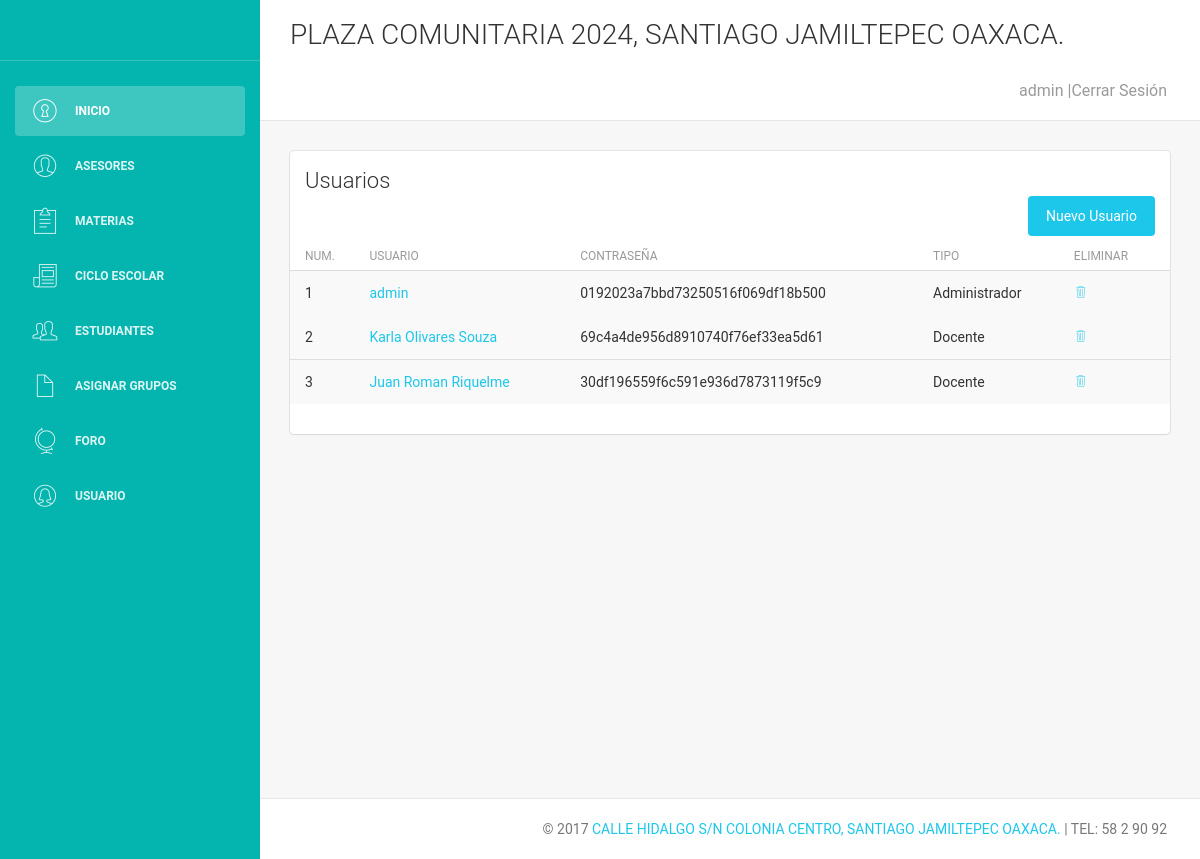
Screenshot of /vistas/usuario/ver-u.php (signed in) with the database file from the repository.
### tables this page shows
CREATE TABLE `usuario` (
  `id` int(10) UNSIGNED NOT NULL,
  `nombre` varchar(255) DEFAULT NULL,
  `password` varchar(1000) DEFAULT NULL,
  `email` varchar(255) DEFAULT NULL,
  `tipo` char(1) DEFAULT NULL,
  `passwordrecovery` varchar(1000) DEFAULT NULL
);

### vistas/usuario/ver-u.php (the view, shortened to what this page needs)
<?php
include '../../control/conexion.php';
$traer_doc = "SELECT * FROM `usuario` WHERE `tipo` ='1' OR `tipo` ='2' ";
$ejecutar = $conexion->query($traer_doc);
require_once '../plantillas/encabezado.php';
?>
    <div class="content">
        <div class="container-fluid">
            <div class="row">
                <div class="col-md-12">
                    <div class="card">
                        <div class="header">
                            <h4 class="title">Usuarios </h4>
                            <a href="alta-u.php"class="btn btn-info btn-fill pull-right">Nuevo Usuario</a>
                        </div>
                        <div class="content table-responsive table-full-width">
                            <table class="table table-hover table-striped">
                                <thead>
                                <th>Num.</th>
                                <th>Usuario</th>
                                <th>Contraseña</th>
                                <th>Tipo</th>
                                <th>Eliminar</th>
                                </thead>
                                <tbody>
                                <?php $i = 0;
                                while ($datos = $ejecutar->fetch_assoc()) {
                                    $id = $datos['id'];
                                    echo "<tr>";
                                    echo "<td>". $i += 1 ."</td>";
                                    echo "<td> <a href=''>". $datos['nombre']."</a></td>";
                                    echo "<td>". $datos['password']."</td>";
                                    if ($datos['tipo'] == 1){
                                        echo "<td>Administrador</td>";
                                    }else{
                                        echo "<td>Docente</td>";
                                    }
                                    echo "<td><a href='../../control/usuarioCtrl/eliminar.php?id=$id'  onclick='return confirm(\"¿Eliminar?\");'
                                                   <i class='pe-7s-trash ' ></i></a></td>";
                                    echo "<tr>";
                                }
                                ?>
                                </tbody>
                            </table>
                        </div>
                    </div>
                </div>
            </div>
        </div>
    </div>
<?php require_once '../plantillas/footer.php'; ?>

### rows the page displays
usuario: i "1", nombre "admin", password "0192023a7bbd73250516f069df18b500", tipo "Administrador"
usuario: i "2", nombre "Karla Olivares Souza", password "69c4a4de956d8910740f76ef33ea5d61", tipo "Docente"
usuario: i "3", nombre "Juan Roman Riquelme", password "30df196559f6c591e936d7873119f5c9", tipo "Docente"

### other values shown
$obj_ses->get_value('nombre') "admin"
